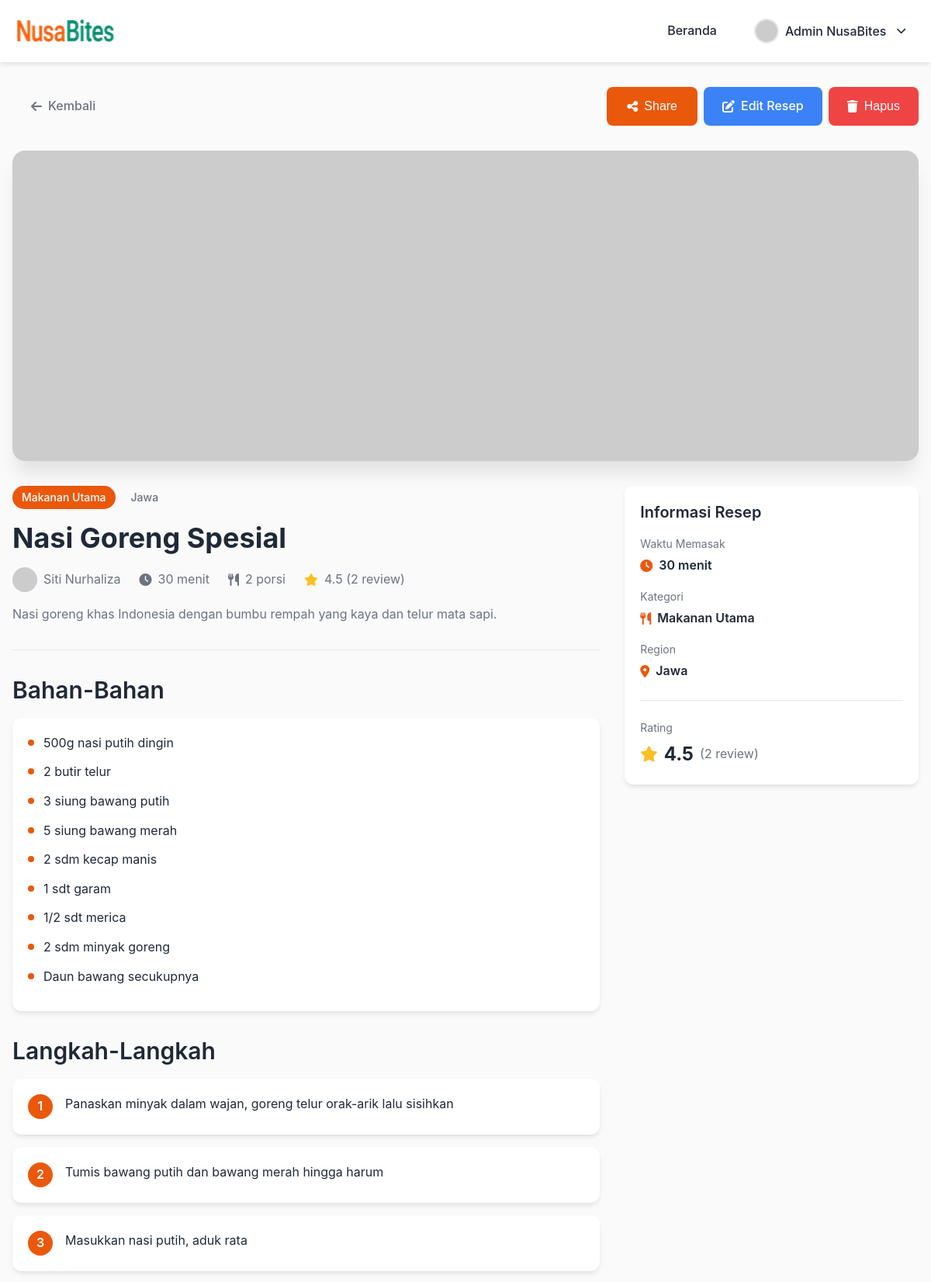
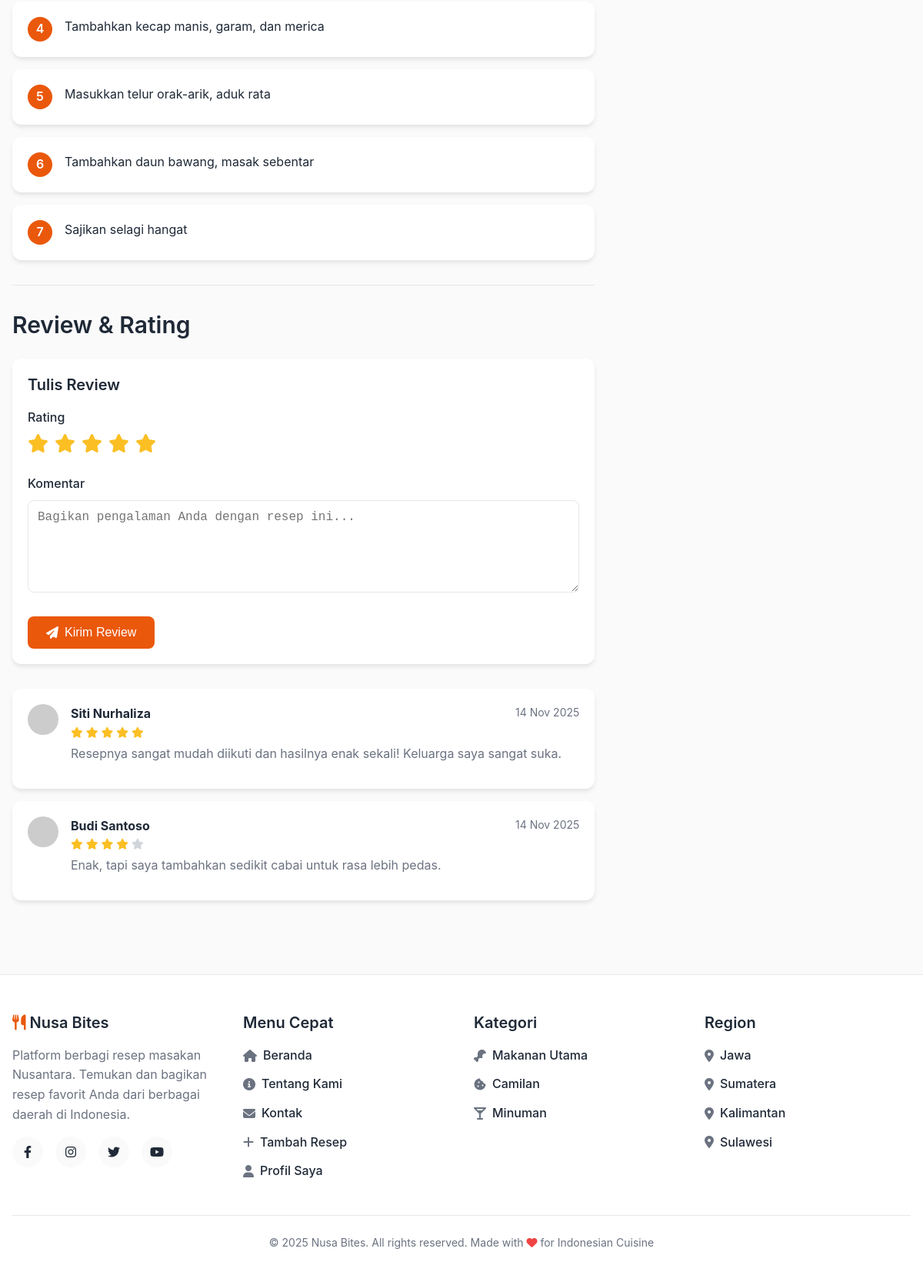
Page /pages/recipe/recipe_detail.php?id=1 (signed in) on the committed database (2 pictures, top to bottom).
### tables this page shows
CREATE TABLE IF NOT EXISTS recipes (
    id INT AUTO_INCREMENT PRIMARY KEY,
    title VARCHAR(200) NOT NULL,
    description TEXT NOT NULL,
    image VARCHAR(500) DEFAULT NULL,
    author_id INT NOT NULL,
    author_name VARCHAR(100) NOT NULL,
    author_avatar VARCHAR(255) DEFAULT NULL,
    cooking_time VARCHAR(50) NOT NULL,
    servings VARCHAR(20) DEFAULT NULL,
    category VARCHAR(50) NOT NULL,
    region VARCHAR(50) NOT NULL,
    rating DECIMAL(3,2) DEFAULT 0.00,
    review_count INT DEFAULT 0,
    status ENUM('pending', 'approved', 'rejected') DEFAULT 'pending',
    rejection_reason TEXT DEFAULT NULL,
    ingredients TEXT NOT NULL,
    steps TEXT NOT NULL,
    created_at TIMESTAMP DEFAULT CURRENT_TIMESTAMP,
    updated_at TIMESTAMP DEFAULT CURRENT_TIMESTAMP ON UPDATE CURRENT_TIMESTAMP,
    FOREIGN KEY (author_id) REFERENCES users(id) ON DELETE CASCADE,
    INDEX idx_category (category),
    INDEX idx_region (region),
    INDEX idx_rating (rating),
    INDEX idx_status (status)
);

CREATE TABLE IF NOT EXISTS reviews (
    id INT AUTO_INCREMENT PRIMARY KEY,
    recipe_id INT NOT NULL,
    user_id INT NOT NULL,
    author_name VARCHAR(100) NOT NULL,
    author_avatar VARCHAR(255) DEFAULT NULL,
    rating INT NOT NULL CHECK (rating >= 1 AND rating <= 5),
    comment TEXT NOT NULL,
    created_at TIMESTAMP DEFAULT CURRENT_TIMESTAMP,
    FOREIGN KEY (recipe_id) REFERENCES recipes(id) ON DELETE CASCADE,
    FOREIGN KEY (user_id) REFERENCES users(id) ON DELETE CASCADE,
    INDEX idx_recipe (recipe_id)
);

### pages/recipe/recipe_detail.php (the view, shortened to what the rows shown need)
<?php
require_once '../../config/functions.php';
$user = getCurrentUser();
$recipeId = isset($_GET['id']) ? (int)$_GET['id'] : 0;
$conn = getDBConnection();
$stmt = $conn->prepare("SELECT r.*,
                        (SELECT COUNT(*) FROM liked_recipes WHERE recipe_id = r.id AND user_id = ?) as is_liked
                        FROM recipes r WHERE r.id = ?");
$userId = $user ? $user['id'] : 0;
$stmt->bind_param("ii", $userId, $recipeId);
$stmt->execute();
$result = $stmt->get_result();
$recipe = $result->fetch_assoc();
$ingredients = json_decode($recipe['ingredients'], true) ?? [];
$steps = json_decode($recipe['steps'], true) ?? [];
$reviewStmt = $conn->prepare("SELECT * FROM reviews WHERE recipe_id = ? ORDER BY created_at DESC");
$reviewStmt->bind_param("i", $recipeId);
$reviewStmt->execute();
$reviews = $reviewStmt->get_result()->fetch_all(MYSQLI_ASSOC);
?>
<!DOCTYPE html>
<html lang="id">
<head>
    <link rel="stylesheet" href="../../assets/css/style.css">
    <link rel="stylesheet" href="https://cdnjs.cloudflare.com/ajax/libs/font-awesome/6.4.0/css/all.min.css">
</head>
<body>
    <div class="container" style="padding: 2rem 1rem; max-width: 1200px;">
        <div style="display: grid; grid-template-columns: 2fr 1fr; gap: 2rem;">
            <div>
                <div style="margin-bottom: 2rem;">
                    <div style="display: flex; gap: 0.5rem; margin-bottom: 1rem;">
                        <span class="badge badge-primary"><?php echo htmlspecialchars($recipe['category']); ?></span>
                        <span class="badge badge-secondary"><?php echo htmlspecialchars($recipe['region']); ?></span>
                    </div>
                    <h1 style="margin-bottom: 1rem;"><?php echo htmlspecialchars($recipe['title']); ?></h1>
                    <div style="display: flex; gap: 1.5rem; color: var(--color-text-gray); margin-bottom: 1rem; align-items: center;">
                        <div style="display: flex; align-items: center; gap: 0.5rem;">
                            <?php
                            $authorAvatar = $recipe['author_avatar'];
                            ?>
                            <?php if (!empty($recipe['author_avatar'])): ?>
                                <img src="<?php echo htmlspecialchars($authorAvatar); ?>"
                                    alt="<?php echo htmlspecialchars($recipe['author_name']); ?>"
                                    style="width: 2rem; height: 2rem; border-radius: 50%; object-fit: cover;">
                            <?php else: ?>
                                <div style="width: 2rem; height: 2rem; border-radius: 50%; background: linear-gradient(135deg, var(--color-primary) 0%, var(--color-secondary) 100%); display: flex; align-items: center; justify-content: center;">
                                    <i class="fas fa-user" style="font-size: 0.875rem; color: white;"></i>
                                </div>
                            <?php endif; ?>
                            <span><?php echo htmlspecialchars($recipe['author_name']); ?></span>
                        </div>
                        <div style="display: flex; align-items: center; gap: 0.5rem;">
                            <i class="fas fa-clock"></i>
                            <span><?php echo htmlspecialchars($recipe['cooking_time']); ?></span>
                        </div>
                        <?php if (!empty($recipe['servings'])): ?>
                            <div style="display: flex; align-items: center; gap: 0.5rem;">
                                <i class="fas fa-utensils"></i>
                                <span><?php echo htmlspecialchars($recipe['servings']); ?></span>
                            </div>
                        <?php endif; ?>
                        <div style="display: flex; align-items: center; gap: 0.5rem;">
                        </div>
                    </div>
                    <p class="text-gray"><?php echo htmlspecialchars($recipe['description']); ?></p>
                </div>
                <div style="margin-bottom: 2rem;">
                    <h2 style="margin-bottom: 1rem;">Bahan-Bahan</h2>
                    <div class="card">
                        <div class="card-content">
                            <ul style="list-style: none; padding: 0;">
                                <?php foreach ($ingredients as $ingredient): ?>
                                    <li style="display: flex; align-items: start; gap: 0.75rem; margin-bottom: 0.75rem;">
                                        <div style="width: 8px; height: 8px; background: var(--color-primary); border-radius: 50%; margin-top: 0.5rem; flex-shrink: 0;"></div>
                                        <span><?php echo htmlspecialchars($ingredient); ?></span>
                                    </li>
                                <?php endforeach; ?>
                            </ul>
                        </div>
                    </div>
                </div>
                <div style="margin-bottom: 2rem;">
                    <h2 style="margin-bottom: 1rem;">Langkah-Langkah</h2>
                    <div style="display: flex; flex-direction: column; gap: 1rem;">
                        <?php foreach ($steps as $index => $step): ?>
                            <div class="card">
                                <div class="card-content">
                                    <div style="display: flex; gap: 1rem;">
                                        <div style="flex-shrink: 0; width: 2rem; height: 2rem; background: var(--color-primary); color: white; border-radius: 50%; display: flex; align-items: center; justify-content: center; font-weight: 600;">
                                            <?php echo $index + 1; ?>
                                        </div>
                                        <p style="flex: 1; margin: 0;"><?php echo htmlspecialchars($step); ?></p>
                                    </div>
                                </div>
                            </div>
                        <?php endforeach; ?>
                    </div>
                </div>
                <div>
                    <h2 style="margin-bottom: 1.5rem;">Review & Rating</h2>
                    <div style="display: flex; flex-direction: column; gap: 1rem;">
                        <?php if (count($reviews) > 0): ?>
                            <?php foreach ($reviews as $review): ?>
                                <div class="card">
                                    <div class="card-content">
                                        <div style="display: flex; gap: 1rem; margin-bottom: 0.75rem;">
                                            <?php
                                            $reviewAvatar = $review['author_avatar'];
                                            ?>
                                            <?php if (!empty($review['author_avatar'])): ?>
                                                <img src="<?php echo htmlspecialchars($reviewAvatar); ?>"
                                                    alt="<?php echo htmlspecialchars($review['author_name']); ?>"
                                                    style="width: 2.5rem; height: 2.5rem; border-radius: 50%; object-fit: cover;">
                                            <?php else: ?>
                                                <div style="width: 2.5rem; height: 2.5rem; border-radius: 50%; background: linear-gradient(135deg, var(--color-primary) 0%, var(--color-secondary) 100%); display: flex; align-items: center; justify-content: center;">
                                                    <i class="fas fa-user" style="font-size: 1rem; color: white;"></i>
                                                </div>
                                            <?php endif; ?>
                                            <div style="flex: 1;">
                                                <div style="display: flex; justify-content: space-between; align-items: start;">
                                                    <div>
                                                        <h4 style="font-size: 1rem; margin-bottom: 0.25rem;"><?php echo htmlspecialchars($review['author_name']); ?></h4>
                                                        <div style="display: flex; gap: 0.25rem; margin-bottom: 0.5rem;">
                                                            <?php for ($i = 0; $i < 5; $i++): ?>
                                                                <i class="fas fa-star" style="font-size: 0.875rem; color: <?php echo $i < $review['rating'] ? '#fbbf24' : '#d1d5db'; ?>;"></i>
                                                            <?php endfor; ?>
                                                        </div>
                                                    </div>
                                                    <span class="text-sm text-gray"><?php echo date('d M Y', strtotime($review['created_at'])); ?></span>
                                                </div>
                                                <p style="margin: 0; color: var(--color-text-gray);"><?php echo htmlspecialchars($review['comment']); ?></p>
                                            </div>
                                        </div>
                                    </div>
                                </div>
                            <?php endforeach; ?>
                        <?php else: ?>
                            <p class="text-gray text-center">Belum ada review. Jadilah yang pertama!</p>
                        <?php endif; ?>
                    </div>
                </div>
            </div>
            <div>
                <div class="card" style="position: sticky; top: 5rem;">
                    <div class="card-content">
                        <div style="display: flex; flex-direction: column; gap: 1rem;">
                            <div>
                                <div style="color: var(--color-text-gray); font-size: 0.875rem; margin-bottom: 0.25rem;">Waktu Memasak</div>
                                <div style="font-weight: 600; display: flex; align-items: center; gap: 0.5rem;">
                                    <i class="fas fa-clock" style="color: var(--color-primary);"></i>
                                    <?php echo htmlspecialchars($recipe['cooking_time']); ?>
                                </div>
                            </div>
                            <div>
                                <div style="color: var(--color-text-gray); font-size: 0.875rem; margin-bottom: 0.25rem;">Kategori</div>
                                <div style="font-weight: 600; display: flex; align-items: center; gap: 0.5rem;">
                                    <i class="fas fa-utensils" style="color: var(--color-primary);"></i>
                                    <?php echo htmlspecialchars($recipe['category']); ?>
                                </div>
                            </div>
                            <div>
                                <div style="color: var(--color-text-gray); font-size: 0.875rem; margin-bottom: 0.25rem;">Region</div>
                                <div style="font-weight: 600; display: flex; align-items: center; gap: 0.5rem;">
                                    <i class="fas fa-map-marker-alt" style="color: var(--color-primary);"></i>
                                    <?php echo htmlspecialchars($recipe['region']); ?>
                                </div>
                            </div>
                        </div>
                    </div>
                </div>
            </div>
        </div>
    </div>
</body>
</html>

### rows in the picture
recipes: category "Makanan Utama", region "Jawa", title "Nasi Goreng Spesial", author_name "Siti Nurhaliza", cooking_time "30 menit", servings "2 porsi", description "Nasi goreng khas Indonesia dengan bumbu rempah yang kaya dan telur mata sapi.", ingredients "500g nasi putih dingin", ingredients "2 butir telur", ingredients "3 siung bawang putih", ingredients "5 siung bawang merah", ingredients "2 sdm kecap manis", ingredients "1 sdt garam", ingredients "1/2 sdt merica", ingredients "2 sdm minyak goreng", ingredients "Daun bawang secukupnya", steps "Panaskan minyak dalam wajan, goreng telur orak-arik lalu sisihkan", steps "Tumis bawang putih dan bawang merah hingga harum", steps "Masukkan nasi putih, aduk rata", steps "Tambahkan kecap manis, garam, dan merica", steps "Masukkan telur orak-arik, aduk rata", steps "Tambahkan daun bawang, masak sebentar", steps "Sajikan selagi hangat"
reviews: author_name "Siti Nurhaliza", rating 5 (drawn), created_at "14 Nov 2025", comment "Resepnya sangat mudah diikuti dan hasilnya enak sekali! Keluarga saya sangat suka."
reviews: author_name "Budi Santoso", rating 4 (drawn), created_at "14 Nov 2025", comment "Enak, tapi saya tambahkan sedikit cabai untuk rasa lebih pedas."

### other values in the picture
$user['name'] "Admin NusaBites"
$actualRating "4.5"
$actualReviewCount "2"
